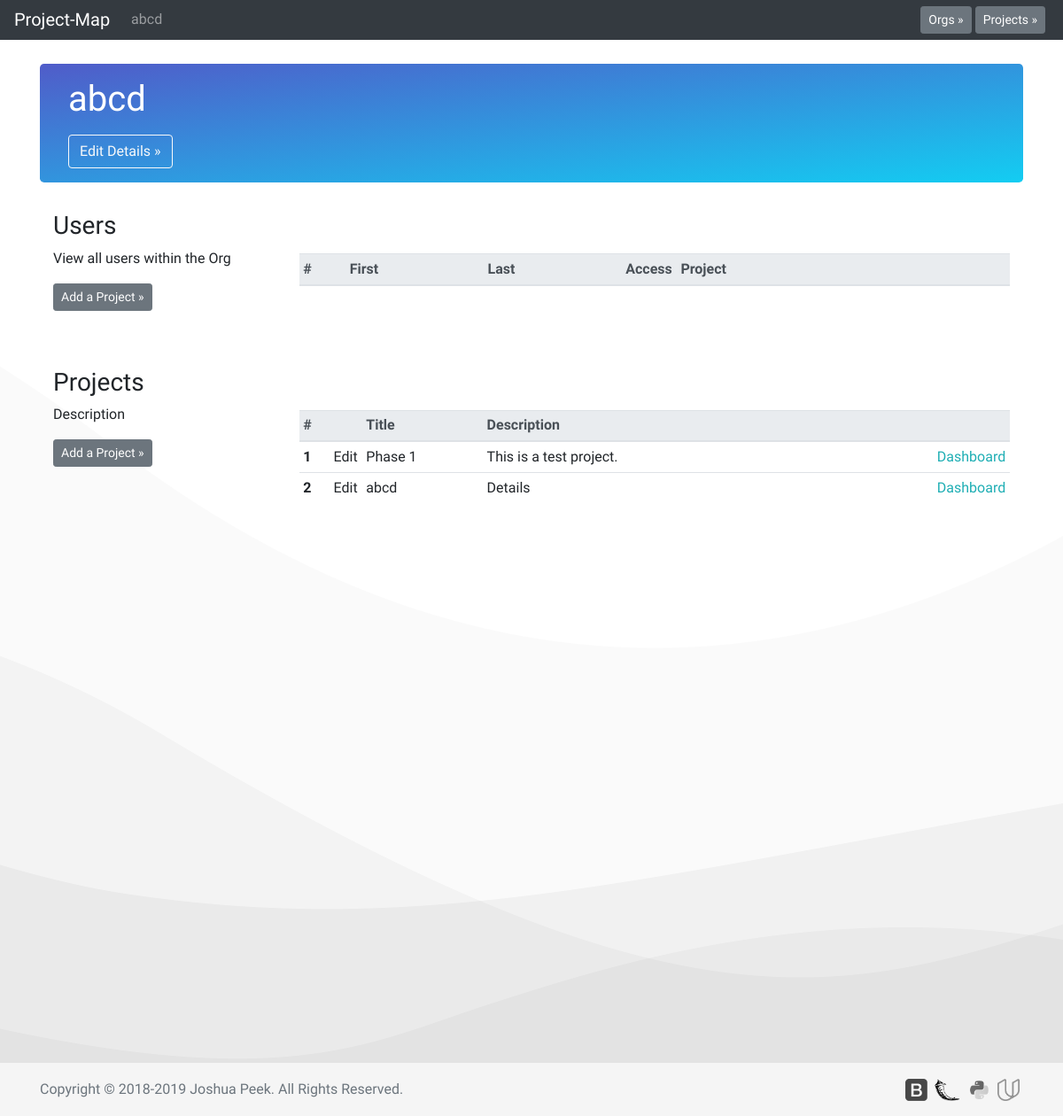
Page /o?1 on the earlier database version.
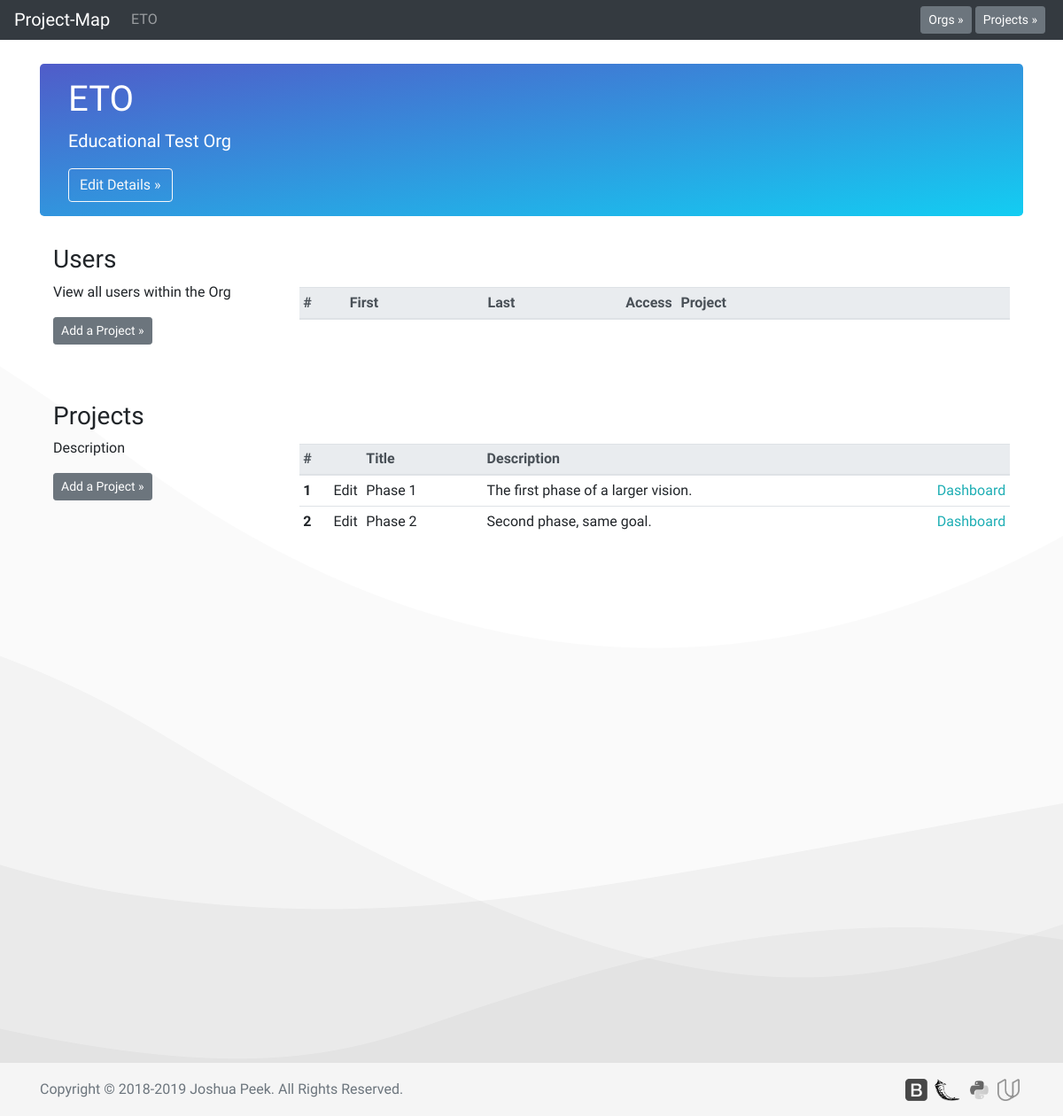
Same page on the later database version.
### database_setup.py (models this page shows, shortened)
class Org(Base):
    __tablename__ = 'org'
    id = Column(Integer, primary_key=True)
    title = Column(String(250), nullable=False)
    description = Column(String(500))

class Project(Base):
    __tablename__ = 'project'
    id = Column(Integer, primary_key=True)
    title = Column(String(250), nullable=False)
    description = Column(String(500))
    org_id = Column(Integer, ForeignKey('org.id'))
    org = relationship(Org)

### app.py (the view)
@app.route('/o?<int:org_id>')
def orgPage(org_id):
    allorgs = session.query(Org).all()
    allprojects = session.query(Project).all()
    org = session.query(Org).filter_by(id=org_id).one()
    projects = session.query(Project).filter_by(org_id=org.id).all()
    userOrgs = session.query(userOrg).filter_by(org_id=org.id).all()
    return render_template('org.html', org=org, projects=projects,
                            allorgs=allorgs, allprojects=allprojects,
                            userOrgs=userOrgs)

### templates/org.html (shortened to what this page needs)
<!doctype html>
<html lang="en">
  {% include "header.html" %}
  <body>
    {% include "menu.html" %}
    <main role="main" class="container">
      <div class="jumbotron" style="padding:1rem 2rem;background-color:#505cc9;background-image:linear-gradient(to bottom right, #505cc9, #13cdf2);">
        <h1>{{org.title}}</h1>
        <p class="lead">{{org.description}}</p>
        <button type="button" class="btn btn-md btn btn-outline-light" data-toggle="modal" data-target="#edit-org-details">Edit Details &raquo;</button>
      </div>
      {% if projects != [] %}
      <div class="container">
        <div class="row mb-4">
          <div class="col-md-3">
            <h3>Users</h3>
              <p>View all users within the Org</p>
              <p><button type="button" class="btn btn-secondary btn-sm" data-toggle="modal" data-target="#add-project">Add a Project &raquo;</button></p>
              <br>
          </div>
          <div class="col-md-9">
            <br><br>
            <table class="table table-responsive table-sm table-hover" width="100%">
              <thead class="thead-light">
                <tr>
                  <th scope="col" width="55px">#</th>
                  <th scope="col" width="165px">First</th>
                  <th scope="col" width="165px">Last</th>
                  <th scope="col" width="50px">Access</th>
                  <th scope="col" width="350px">Project</th>
                  <th scope="col" width="51px"></th>
                </tr>
              </thead>
            </table>
          </div>
        </div>
      </div>
      {% endif %}
      <div class="container">
        <div class="row mb-4">
          <div class="col-md-3">
            <h3>Projects</h3>
              <p>Description</p>
              <p><button type="button" class="btn btn-secondary btn-sm" data-toggle="modal" data-target="#add-project">Add a Project &raquo;</button></p>
              <br>
          </div>
          <div class="col-md-9">
            <br><br>
            <table class="table table-responsive table-sm table-hover" width="100%">
              <thead class="thead-light">
                <tr>
                  <th scope="col" width="35px">#</th>
                  <th scope="col" width="30px"></th>
                  <th scope="col" width="140px">Title</th>
                  <th scope="col" width="527px">Description</th>
                  <th scope="col" width="70px"></th>
                </tr>
              </thead>
              <tbody>
                {% for i in projects %}
                <tr>
                  <th scope="row">{{loop.index}}</th>
                  <td>Edit</td>
                  <td>{{i.title}}</td>
                  <td>{{i.description}}</td>
                  <td><a href="{{url_for('projectPage', org_id = i.org.id,  project_id = i.id)}}">Dashboard</a></td>
                </tr>
                {% endfor %}
              </tbody>
            </table>
          </div>
        </div>
      </div>
    </main>
  {% include "footer.html" %}
  </body>
</html>

### templates/menu.html (shortened to what this page needs)
<nav class="navbar navbar-expand-md navbar-dark fixed-top bg-dark">
  <a class="navbar-brand" href="/">Project-Map</a>
  <div class="collapse navbar-collapse" id="navbarCollapse">
    <ul class="navbar-nav mr-auto">
      {% if org is defined %}
      <li class="nav-item">
        <a class="nav-link" href="{{url_for('orgPage', org_id=org.id)}}">{{org.title}}</a>
      </li>
      {% endif %}
    </ul>
    {% if allorgs is defined %}
    <button type="button" class="btn btn-secondary btn-sm my-2 my-sm-0" data-toggle="modal" data-target="#org-select">Orgs &raquo;</button>&nbsp;
    {% endif %}
    {% if allprojects is defined %}
    <button type="button" class="btn btn-secondary btn-sm my-2 my-sm-0" data-toggle="modal" data-target="#project-select">Projects &raquo;</button>&nbsp;
    {% endif %}
  </div>
</nav>

Differences in the rows shown:
removed Project: title "abcd", description "Details"
changed Org: title "abcd" → "ETO"; description (not shown) → "Educational Test Org"
changed Project "Phase 1": description "This is a test project." → "The first phase of a larger vision."
added Project: title "Phase 2", description "Second phase, same goal."
